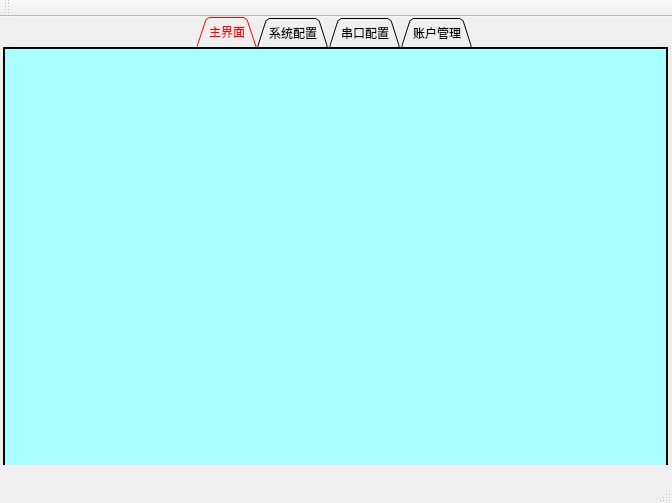
<?xml version="1.0" encoding="UTF-8"?>
<ui version="4.0">
 <class>MainWindow</class>
 <widget class="QMainWindow" name="MainWindow">
  <property name="geometry">
   <rect>
    <x>0</x>
    <y>0</y>
    <width>672</width>
    <height>503</height>
   </rect>
  </property>
  <property name="windowTitle">
   <string>MainWindow</string>
  </property>
  <widget class="QWidget" name="centralWidget">
   <widget class="QTabWidget" name="tabWidget">
    <property name="geometry">
     <rect>
      <x>0</x>
      <y>0</y>
      <width>671</width>
      <height>451</height>
     </rect>
    </property>
    <property name="minimumSize">
     <size>
      <width>0</width>
      <height>451</height>
     </size>
    </property>
    <property name="styleSheet">
     <string notr="true">QTabWidget::pane
{
	border-top: 2px solid black; 
	border-left: 2px solid black; 
	border-right: 2px solid black; 
	background-color: rgb(170, 255, 255); 
	left:3px; 
	right:3px; 
	bottom:3px;  
}
QTabWidget::tab-bar
{
	background:transparent;
	subcontrol-position:center;
}
 
QTabBar::tab
 
{
min-width:50px;
min-height:30px;
background:transparent;
}
 
QTabBar::tab:selected
 
{
color: rgb(255, 0, 0);
background:transparent;
}

QTabBar::tab:hover
{
color: rgb(0, 0, 0);
background:transparent;
}
</string>
    </property>
    <property name="tabPosition">
     <enum>QTabWidget::North</enum>
    </property>
    <property name="tabShape">
     <enum>QTabWidget::Triangular</enum>
    </property>
    <property name="currentIndex">
     <number>0</number>
    </property>
    <property name="iconSize">
     <size>
      <width>32</width>
      <height>32</height>
     </size>
    </property>
    <property name="elideMode">
     <enum>Qt::ElideNone</enum>
    </property>
    <property name="documentMode">
     <bool>false</bool>
    </property>
    <property name="movable">
     <bool>false</bool>
    </property>
    <widget class="QWidget" name="tab_main">
     <attribute name="title">
      <string>主界面</string>
     </attribute>
    </widget>
    <widget class="QWidget" name="tab_net">
     <attribute name="title">
      <string>系统配置</string>
     </attribute>
     <widget class="QWidget" name="verticalLayoutWidget_2">
      <property name="geometry">
       <rect>
        <x>210</x>
        <y>50</y>
        <width>271</width>
        <height>181</height>
       </rect>
      </property>
      <layout class="QVBoxLayout" name="verticalLayout_2">
       <item>
        <widget class="QLineEdit" name="lineEdit_ip"/>
       </item>
       <item>
        <widget class="QLineEdit" name="lineEdit_mac"/>
       </item>
       <item>
        <widget class="QLineEdit" name="lineEdit_netmask"/>
       </item>
      </layout>
     </widget>
     <widget class="QWidget" name="verticalLayoutWidget">
      <property name="geometry">
       <rect>
        <x>80</x>
        <y>50</y>
        <width>81</width>
        <height>181</height>
       </rect>
      </property>
      <layout class="QVBoxLayout" name="verticalLayout">
       <item>
        <widget class="QLabel" name="label_ip">
         <property name="text">
          <string>IPV4地址：</string>
         </property>
        </widget>
       </item>
       <item>
        <widget class="QLabel" name="label_mac">
         <property name="text">
          <string>MAC地址:</string>
         </property>
        </widget>
       </item>
       <item>
        <widget class="QLabel" name="label_netmask">
         <property name="text">
          <string>子网掩码：</string>
         </property>
        </widget>
       </item>
      </layout>
     </widget>
     <widget class="QDialogButtonBox" name="buttonBox">
      <property name="geometry">
       <rect>
        <x>280</x>
        <y>260</y>
        <width>171</width>
        <height>32</height>
       </rect>
      </property>
      <property name="orientation">
       <enum>Qt::Horizontal</enum>
      </property>
      <property name="standardButtons">
       <set>QDialogButtonBox::Reset|QDialogButtonBox::SaveAll</set>
      </property>
      <property name="centerButtons">
       <bool>false</bool>
      </property>
     </widget>
    </widget>
    <widget class="QWidget" name="tab_serial">
     <attribute name="title">
      <string>串口配置</string>
     </attribute>
    </widget>
    <widget class="QWidget" name="tab_user">
     <attribute name="title">
      <string>账户管理</string>
     </attribute>
     <widget class="QWidget" name="layoutWidget">
      <property name="geometry">
       <rect>
        <x>200</x>
        <y>107</y>
        <width>241</width>
        <height>101</height>
       </rect>
      </property>
      <layout class="QGridLayout" name="gridLayout">
       <item row="0" column="0">
        <widget class="QLabel" name="labelOldPassWord">
         <property name="text">
          <string>原密码：</string>
         </property>
        </widget>
       </item>
       <item row="0" column="1">
        <widget class="QLineEdit" name="lineEditOldPassword">
         <property name="maxLength">
          <number>10</number>
         </property>
         <property name="echoMode">
          <enum>QLineEdit::Password</enum>
         </property>
        </widget>
       </item>
       <item row="1" column="0">
        <widget class="QLabel" name="labelNewPassword">
         <property name="text">
          <string>新密码：</string>
         </property>
        </widget>
       </item>
       <item row="1" column="1">
        <widget class="QLineEdit" name="lineEditNewPassword">
         <property name="maxLength">
          <number>10</number>
         </property>
         <property name="echoMode">
          <enum>QLineEdit::Password</enum>
         </property>
        </widget>
       </item>
       <item row="2" column="0">
        <widget class="QLabel" name="labelConfirm">
         <property name="text">
          <string>确认密码：</string>
         </property>
        </widget>
       </item>
       <item row="2" column="1">
        <widget class="QLineEdit" name="lineEditConfirm">
         <property name="maxLength">
          <number>10</number>
         </property>
         <property name="echoMode">
          <enum>QLineEdit::Password</enum>
         </property>
        </widget>
       </item>
      </layout>
     </widget>
     <widget class="QLabel" name="label">
      <property name="geometry">
       <rect>
        <x>272</x>
        <y>70</y>
        <width>54</width>
        <height>12</height>
       </rect>
      </property>
      <property name="text">
       <string>修改密码</string>
      </property>
     </widget>
     <widget class="QPushButton" name="pushButtonConfirm">
      <property name="geometry">
       <rect>
        <x>341</x>
        <y>230</y>
        <width>89</width>
        <height>25</height>
       </rect>
      </property>
      <property name="text">
       <string>确认修改</string>
      </property>
     </widget>
    </widget>
   </widget>
  </widget>
  <widget class="QMenuBar" name="menuBar">
   <property name="geometry">
    <rect>
     <x>0</x>
     <y>0</y>
     <width>672</width>
     <height>23</height>
    </rect>
   </property>
  </widget>
  <widget class="QToolBar" name="mainToolBar">
   <attribute name="toolBarArea">
    <enum>TopToolBarArea</enum>
   </attribute>
   <attribute name="toolBarBreak">
    <bool>false</bool>
   </attribute>
  </widget>
  <widget class="QStatusBar" name="statusBar"/>
 </widget>
 <layoutdefault spacing="6" margin="11"/>
 <resources/>
 <connections/>
</ui>
